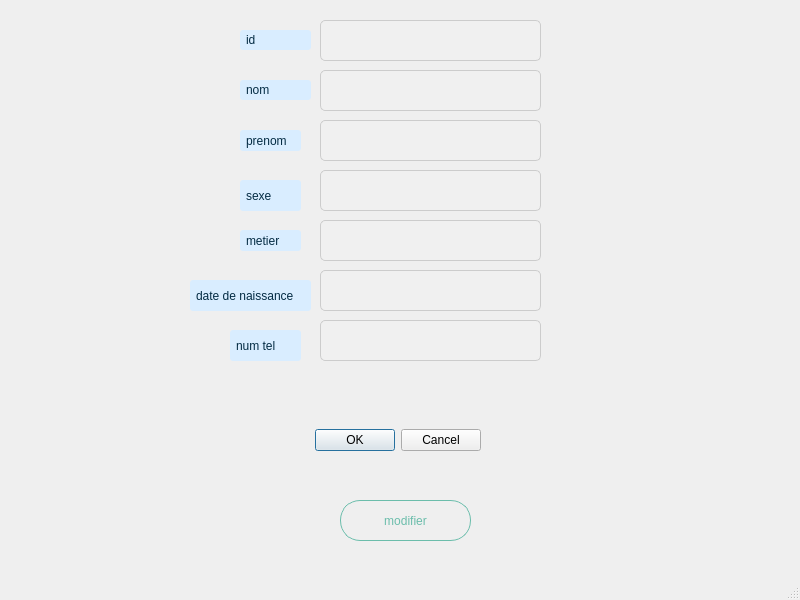
<?xml version="1.0" encoding="UTF-8"?>
<ui version="4.0">
 <class>Dialogg</class>
 <widget class="QMainWindow" name="Dialogg">
  <property name="geometry">
   <rect>
    <x>0</x>
    <y>0</y>
    <width>800</width>
    <height>600</height>
   </rect>
  </property>
  <property name="windowTitle">
   <string>MainWindow</string>
  </property>
  <widget class="QWidget" name="centralwidget">
   <widget class="QLabel" name="label_42">
    <property name="geometry">
     <rect>
      <x>240</x>
      <y>230</y>
      <width>61</width>
      <height>21</height>
     </rect>
    </property>
    <property name="styleSheet">
     <string notr="true">QLabel {
    background-color: rgb(217, 237, 255); /* Set the background color */
    border-radius: 3px; /* Adjust the radius as needed */
    padding: 3px; /* Adjust padding as needed */
color:rgb(3, 43, 67);
}</string>
    </property>
    <property name="text">
     <string>metier</string>
    </property>
   </widget>
   <widget class="QLabel" name="label_83">
    <property name="geometry">
     <rect>
      <x>240</x>
      <y>30</y>
      <width>71</width>
      <height>20</height>
     </rect>
    </property>
    <property name="styleSheet">
     <string notr="true">QLabel {
    background-color: rgb(217, 237, 255); /* Set the background color */
    border-radius: 3px; /* Adjust the radius as needed */
    padding: 3px; /* Adjust padding as needed */
color:rgb(3, 43, 67);
}</string>
    </property>
    <property name="text">
     <string>id</string>
    </property>
   </widget>
   <widget class="QLabel" name="label_52">
    <property name="geometry">
     <rect>
      <x>190</x>
      <y>280</y>
      <width>121</width>
      <height>31</height>
     </rect>
    </property>
    <property name="styleSheet">
     <string notr="true">QLabel {
    background-color: rgb(217, 237, 255); /* Set the background color */
    border-radius: 3px; /* Adjust the radius as needed */
    padding: 3px; /* Adjust padding as needed */
color:rgb(3, 43, 67);
}</string>
    </property>
    <property name="text">
     <string>date de naissance</string>
    </property>
   </widget>
   <widget class="QLineEdit" name="lineEdit_tel2">
    <property name="geometry">
     <rect>
      <x>320</x>
      <y>320</y>
      <width>221</width>
      <height>41</height>
     </rect>
    </property>
    <property name="styleSheet">
     <string notr="true">QLineEdit {
    background-color: #f0f0f0; /* Set a very light background color */
    border-radius: 5px; /* Adjust the radius as needed */
    padding: 5px; /* Adjust padding as needed */
    border: 1px solid #ccc; /* Add a border */
    color: #333333; /* Set the color of the text to dark */
}
</string>
    </property>
   </widget>
   <widget class="QDialogButtonBox" name="buttonBox">
    <property name="geometry">
     <rect>
      <x>140</x>
      <y>390</y>
      <width>341</width>
      <height>101</height>
     </rect>
    </property>
    <property name="orientation">
     <enum>Qt::Horizontal</enum>
    </property>
    <property name="standardButtons">
     <set>QDialogButtonBox::Cancel|QDialogButtonBox::Ok</set>
    </property>
   </widget>
   <widget class="QLabel" name="label_32">
    <property name="geometry">
     <rect>
      <x>240</x>
      <y>180</y>
      <width>61</width>
      <height>31</height>
     </rect>
    </property>
    <property name="styleSheet">
     <string notr="true">QLabel {
    background-color: rgb(217, 237, 255); /* Set the background color */
    border-radius: 3px; /* Adjust the radius as needed */
    padding: 3px; /* Adjust padding as needed */
color:rgb(3, 43, 67);
}</string>
    </property>
    <property name="text">
     <string>sexe</string>
    </property>
   </widget>
   <widget class="QLineEdit" name="lineEdit_prenom2">
    <property name="geometry">
     <rect>
      <x>320</x>
      <y>120</y>
      <width>221</width>
      <height>41</height>
     </rect>
    </property>
    <property name="styleSheet">
     <string notr="true">QLineEdit {
    background-color: #f0f0f0; /* Set a very light background color */
    border-radius: 5px; /* Adjust the radius as needed */
    padding: 5px; /* Adjust padding as needed */
    border: 1px solid #ccc; /* Add a border */
    color: #333333; /* Set the color of the text to dark */
}
</string>
    </property>
    <property name="text">
     <string/>
    </property>
   </widget>
   <widget class="QLabel" name="label_22">
    <property name="geometry">
     <rect>
      <x>240</x>
      <y>130</y>
      <width>61</width>
      <height>21</height>
     </rect>
    </property>
    <property name="styleSheet">
     <string notr="true">QLabel {
    background-color: rgb(217, 237, 255); /* Set the background color */
    border-radius: 3px; /* Adjust the radius as needed */
    padding: 3px; /* Adjust padding as needed */
color:rgb(3, 43, 67);
}</string>
    </property>
    <property name="text">
     <string>prenom</string>
    </property>
   </widget>
   <widget class="QLineEdit" name="lineEdit_nom2">
    <property name="geometry">
     <rect>
      <x>320</x>
      <y>70</y>
      <width>221</width>
      <height>41</height>
     </rect>
    </property>
    <property name="styleSheet">
     <string notr="true">QLineEdit {
    background-color: #f0f0f0; /* Set a very light background color */
    border-radius: 5px; /* Adjust the radius as needed */
    padding: 5px; /* Adjust padding as needed */
    border: 1px solid #ccc; /* Add a border */
    color: #333333; /* Set the color of the text to dark */
}
</string>
    </property>
    <property name="text">
     <string/>
    </property>
   </widget>
   <widget class="QLabel" name="label_62">
    <property name="geometry">
     <rect>
      <x>230</x>
      <y>330</y>
      <width>71</width>
      <height>31</height>
     </rect>
    </property>
    <property name="styleSheet">
     <string notr="true">QLabel {
    background-color: rgb(217, 237, 255); /* Set the background color */
    border-radius: 3px; /* Adjust the radius as needed */
    padding: 3px; /* Adjust padding as needed */
color:rgb(3, 43, 67);
}</string>
    </property>
    <property name="text">
     <string>num tel</string>
    </property>
   </widget>
   <widget class="QLineEdit" name="lineEdit_sexe2">
    <property name="geometry">
     <rect>
      <x>320</x>
      <y>170</y>
      <width>221</width>
      <height>41</height>
     </rect>
    </property>
    <property name="styleSheet">
     <string notr="true">QLineEdit {
    background-color: #f0f0f0; /* Set a very light background color */
    border-radius: 5px; /* Adjust the radius as needed */
    padding: 5px; /* Adjust padding as needed */
    border: 1px solid #ccc; /* Add a border */
    color: #333333; /* Set the color of the text to dark */
}
</string>
    </property>
   </widget>
   <widget class="QLineEdit" name="lineEdit_id2">
    <property name="geometry">
     <rect>
      <x>320</x>
      <y>20</y>
      <width>221</width>
      <height>41</height>
     </rect>
    </property>
    <property name="styleSheet">
     <string notr="true">QLineEdit {
    background-color: #f0f0f0; /* Set a very light background color */
    border-radius: 5px; /* Adjust the radius as needed */
    padding: 5px; /* Adjust padding as needed */
    border: 1px solid #ccc; /* Add a border */
    color: #333333; /* Set the color of the text to dark */
}
</string>
    </property>
    <property name="text">
     <string/>
    </property>
   </widget>
   <widget class="QLineEdit" name="lineEdit_date2">
    <property name="geometry">
     <rect>
      <x>320</x>
      <y>270</y>
      <width>221</width>
      <height>41</height>
     </rect>
    </property>
    <property name="styleSheet">
     <string notr="true">QLineEdit {
    background-color: #f0f0f0; /* Set a very light background color */
    border-radius: 5px; /* Adjust the radius as needed */
    padding: 5px; /* Adjust padding as needed */
    border: 1px solid #ccc; /* Add a border */
    color: #333333; /* Set the color of the text to dark */
}
</string>
    </property>
   </widget>
   <widget class="QLabel" name="label_82">
    <property name="geometry">
     <rect>
      <x>240</x>
      <y>80</y>
      <width>71</width>
      <height>20</height>
     </rect>
    </property>
    <property name="styleSheet">
     <string notr="true">QLabel {
    background-color: rgb(217, 237, 255); /* Set the background color */
    border-radius: 3px; /* Adjust the radius as needed */
    padding: 3px; /* Adjust padding as needed */
color:rgb(3, 43, 67);
}</string>
    </property>
    <property name="text">
     <string>nom</string>
    </property>
   </widget>
   <widget class="QLineEdit" name="lineEdit_metier2">
    <property name="geometry">
     <rect>
      <x>320</x>
      <y>220</y>
      <width>221</width>
      <height>41</height>
     </rect>
    </property>
    <property name="styleSheet">
     <string notr="true">QLineEdit {
    background-color: #f0f0f0; /* Set a very light background color */
    border-radius: 5px; /* Adjust the radius as needed */
    padding: 5px; /* Adjust padding as needed */
    border: 1px solid #ccc; /* Add a border */
    color: #333333; /* Set the color of the text to dark */
}
</string>
    </property>
   </widget>
   <widget class="QPushButton" name="updatebutton">
    <property name="geometry">
     <rect>
      <x>340</x>
      <y>500</y>
      <width>131</width>
      <height>41</height>
     </rect>
    </property>
    <property name="styleSheet">
     <string notr="true">QPushButton{color: rgb(107, 189, 171);
border-radius:20px;
border: 1px solid rgb(107, 189, 171);
font: 75 12pt &quot;8514oem&quot;;

}
QPushButton:hover {
    background: rgb(107, 189, 171);
	color:white;
	
}</string>
    </property>
    <property name="text">
     <string>modifier</string>
    </property>
   </widget>
  </widget>
  <widget class="QMenuBar" name="menubar">
   <property name="geometry">
    <rect>
     <x>0</x>
     <y>0</y>
     <width>800</width>
     <height>26</height>
    </rect>
   </property>
  </widget>
  <widget class="QStatusBar" name="statusbar"/>
 </widget>
 <resources/>
 <connections/>
</ui>
